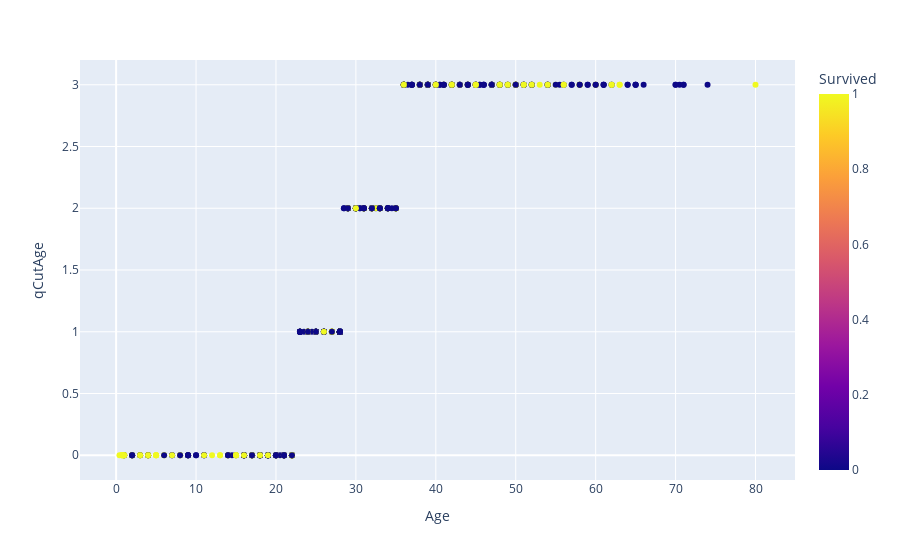

The notebook cell this image was saved under:
### Code cell
fig = px.scatter(df, y='qCutAge', x='Age', color='Survived')
fig.show();

### Figure 1 — Plotly figure (JSON) as saved in the notebook; plotly's stock layout.template omitted (floating-point values rounded to 4 significant figures; data arrays with more than 128 entries replaced by an {"elided": "..."} marker saying what was removed)
{"data": [{"hovertemplate": "Age=%{x}<br>qCutAge=%{y}<br>Survived=%{marker.color}<extra></extra>", "legendgroup": "", "marker": {"color": {"elided": "891 int values"}, "coloraxis": "coloraxis", "symbol": "circle"}, "mode": "markers", "name": "", "orientation": "v", "showlegend": false, "type": "scatter", "x": {"elided": "891 float values"}, "xaxis": "x", "y": {"elided": "891 int values"}, "yaxis": "y"}], "layout": {"coloraxis": {"colorbar": {"title": {"text": "Survived"}}, "colorscale": [[0, "#0d0887"], [0.1111, "#46039f"], [0.2222, "#7201a8"], [0.3333, "#9c179e"], [0.4444, "#bd3786"], [0.5556, "#d8576b"], [0.6667, "#ed7953"], [0.7778, "#fb9f3a"], [0.8889, "#fdca26"], [1, "#f0f921"]]}, "legend": {"tracegroupgap": 0}, "margin": {"t": 60}, "xaxis": {"anchor": "y", "domain": [0, 1], "title": {"text": "Age"}}, "yaxis": {"anchor": "x", "domain": [0, 1], "title": {"text": "qCutAge"}}}}
